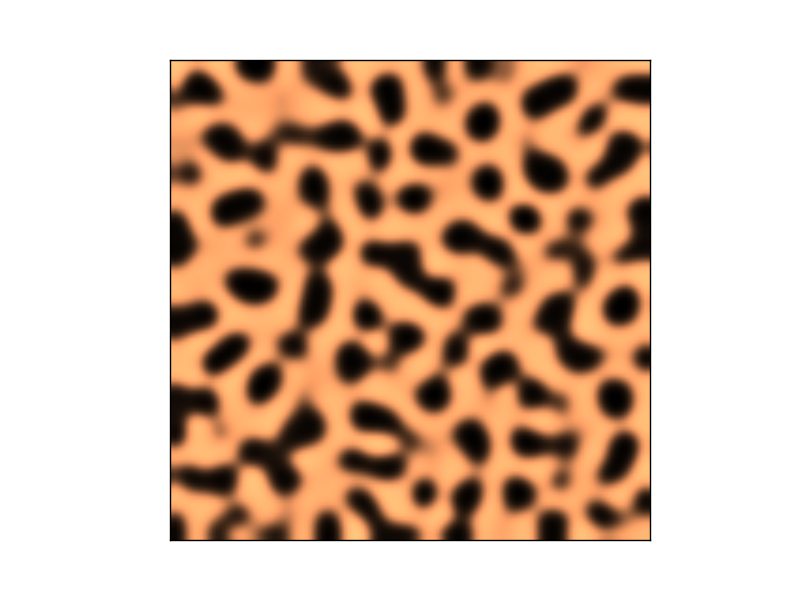
#> input picture img/tiger0.png, 800 x 600 px
$ python textures.py   (older library calls are emulated)
#> lines starting #> are read from the running program, lines starting #| are printed output that depends on the picture
import Image
from visual import *
from constants import *

#~ # Texture definition
tiger0_img= Image.open('img/tiger0.png')
#> tiger0_img is the input picture: PIL image 800x600 RGBA; mean R, G, B, A 213.9, 186.2, 166.3, 255
tiger0_img = tiger0_img.resize((TEXTURE_RESIZE, TEXTURE_RESIZE), Image.ANTIALIAS)
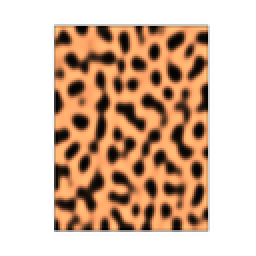
#> tiger0_img: PIL image 128x128 RGBA (shown 2 times larger); mean R, G, B, A 213.6, 186, 166.1, 255
#> (the run stopped early here; a loop or call above may not have finished)
